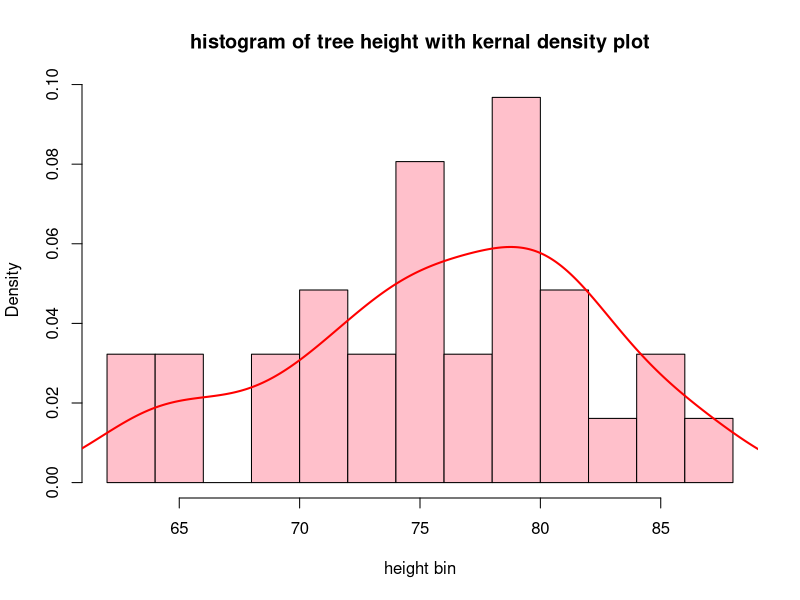

Write the R code that produced this figure.
hist(trees$Height,breaks = 10,col = "pink",main = "histogram of tree height with kernal density plot",xlab="height bin",prob=TRUE)
lines(density(trees$Height),lwd=2,col="red")
